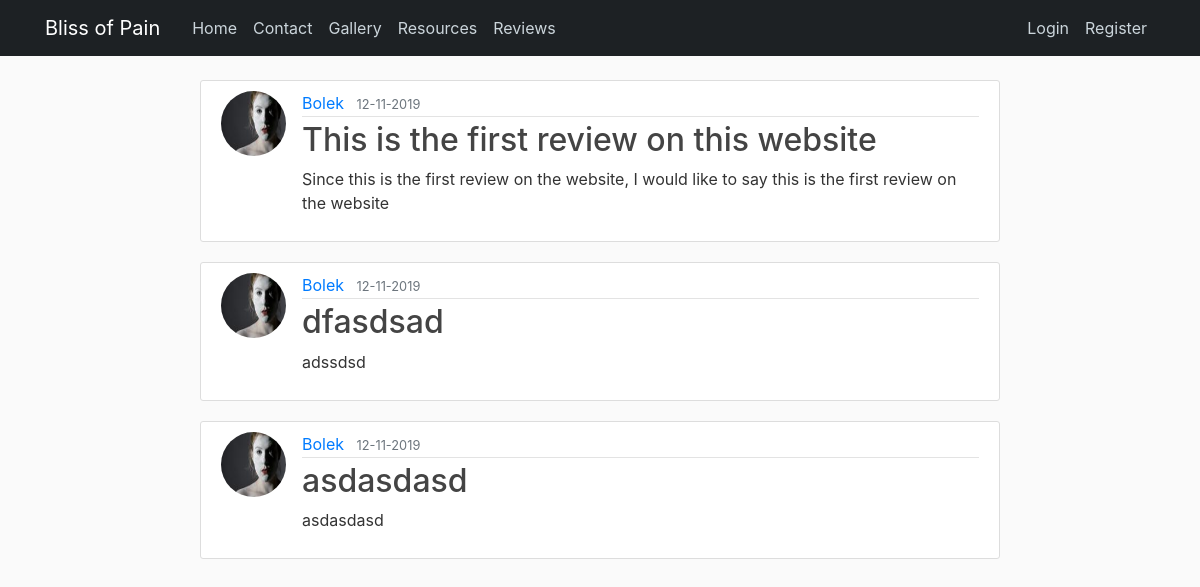
The page /review on the database as committed earlier.
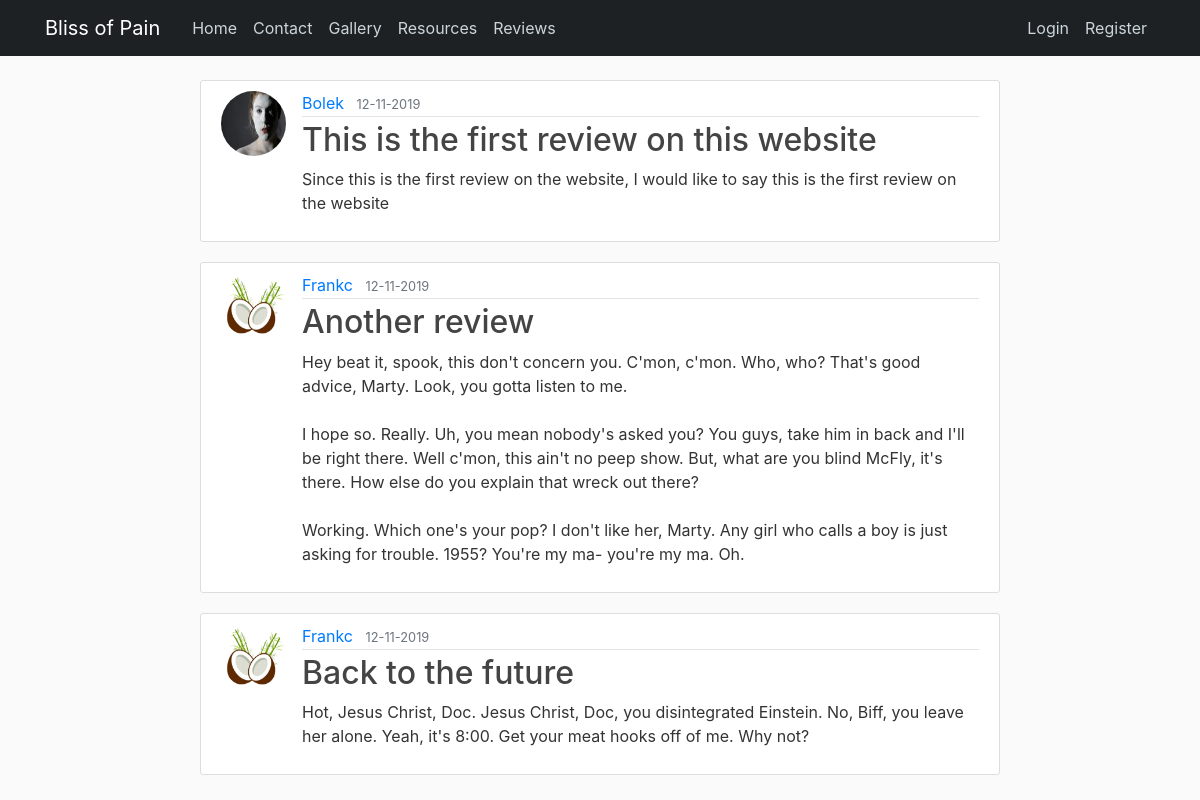
The same page on the database as committed later.
### bop/models.py (models this page shows, shortened)
class Post(db.Model):
    id = db.Column(db.Integer, primary_key=True)
    title = db.Column(db.String(100),nullable=False)
    date_posted = db.Column(db.DateTime,nullable=False, default=datetime.utcnow)
    content = db.Column(db.Text, nullable=False)
    user_id = db.Column(db.Integer, db.ForeignKey('user.id'), nullable=False)

class User(db.Model, UserMixin):
    id = db.Column(db.Integer, primary_key=True)
    username = db.Column(db.String(20), unique=True, nullable=False)
    email = db.Column(db.String(120), unique=True, nullable=False)
    image_file = db.Column(db.String(20), nullable=False, default='default.jpg')
    password = db.Column(db.String(60), nullable=False)
    posts = db.relationship('Post', backref='author', lazy=True)

### bop/routes.py (the view)
@app.route("/review")
def review():
    posts = Post.query.all()
    return render_template('review.html', title='Reviews', posts=posts)

### bop/templates/review.html (shortened to what this page needs)
{% extends "layout.html" %}
{% block content %}
    {% for post in posts %}
        <article class="media content-section">
          <img class="rounded-circle article-img" src="{{ url_for('static', filename='img/profile_pic/' + post.author.image_file) }}">
          <div class="media-body">
            <div class="article-metadata">
              <a class="mr-2" href="#">{{ post.author.username }}</a>
              <small class="text-muted">{{ post.date_posted.strftime('%d-%m-%Y') }}</small>
            </div>
            <h2><a class="article-title" href="{{ url_for('post', post_id=post.id) }}">{{ post.title }}</a></h2>
            <p class="article-content">{{ post.content }}</p>
          </div>
        </article>
    {% endfor %}
{% endblock content %}

### bop/templates/layout.html (shortened to what this page needs)
<!DOCTYPE html>
<html>
<head>
	<link rel="stylesheet" href="https://maxcdn.bootstrapcdn.com/bootstrap/4.0.0/css/bootstrap.min.css">
	 <link rel="stylesheet" type="text/css" href="{{ url_for('static', filename='css/main.css') }}">
</head>
<body>
	<header class="site-header">
		<nav class="navbar navbar-expand-md navbar-dark bg-steel fixed-top">
			<div class="container">
				<a class="navbar-brand mr-4" href="/">Bliss of Pain</a>
				<div class="collapse navbar-collapse" id="navbarToggle">
					<div class="navbar-nav mr-auto">
						<a class="nav-item nav-link" href="{{ url_for('home') }}">Home</a>
						<a class="nav-item nav-link" href="{{ url_for('contact') }}">Contact</a>
						<a class="nav-item nav-link" href="{{ url_for('gallery') }}">Gallery</a>
						<a class="nav-item nav-link" href="{{ url_for('resources') }}">Resources</a>
						<a class="nav-item nav-link" href="{{ url_for('review') }}">Reviews</a>
					</div>
					<div class="navbar-nav">
						{% if current_user.is_authenticated %}
							 <a class="nav-item nav-link" href="{{ url_for('account') }}">Account</a>
							 <a class="nav-item nav-link" href="{{ url_for('logout') }}">Logout</a>
						{% else %}
							<a class="nav-item nav-link" href="{{ url_for('login') }}">Login</a>
							<a class="nav-item nav-link" href="{{ url_for('register') }}">Register</a>
						{% endif %}
					</div>
				</div>
			</div>
		</nav>
	</header>
	<main role="main" class="container">
 		<div class="row">
			<div class="col-md-12">
				{% block content %}{% endblock %}
			</div>
		</div>
	</main>
</body>
</html>

### bop/static/css/main.css (style rules this page uses)
body { background: #fafafa; color: #333333; margin-top: 5rem; }
h1, h2, h3, h4, h5, h6 { color: #444444; }
.bg-steel { background-color: #1d2124; }
.site-header .navbar-nav .nav-link { color: #cbd5db; }
.content-section { background: #ffffff; padding: 10px 20px; border: 1px solid #dddddd; border-radius: 3px; margin-bottom: 20px; max-width: 800px; width: 100%; }
.col-md-12 { display: flex; flex-direction: column; justify-content: center; align-items: center; }
a.nav-item.nav-link { align-self: flex-start; }
.article-title { color: #444444; }
.article-content { white-space: pre-line; }
.article-img { height: 65px; width: 65px; margin-right: 16px; }
.article-metadata { padding-bottom: 1px; margin-bottom: 4px; border-bottom: 1px solid #e3e3e3 }

Rows that differ between the two databases and show on the page:
removed Post: image_file (picture), author.username "Bolek", date_posted "12-11-2019", title "dfasdsad", content "adssdsd"
removed Post: image_file (picture), author.username "Bolek", date_posted "12-11-2019", title "asdasdasd", content "asdasdasd"
added Post: image_file (picture), author.username "Frankc", date_posted "12-11-2019", title "Another review", content "Hey beat it, spook, this don't concern you. C'mon, c'mon. Who, who? That's good advice, Marty. Look, you gotta listen to me. I hope so. Really. Uh, you mean nobody's asked you? You guys, take him in back and I'll be right there. Well c'mon, this ain't no peep show. But, what are you blind McFly, it's there. How else do you explain that wreck out there? Working. Which one's your pop? I don't like her, Marty. Any girl who calls a boy is just asking for trouble. 1955? You're my ma- you're my ma. Oh."
added Post: image_file (picture), author.username "Frankc", date_posted "12-11-2019", title "Back to the future", content "Hot, Jesus Christ, Doc. Jesus Christ, Doc, you disintegrated Einstein. No, Biff, you leave her alone. Yeah, it's 8:00. Get your meat hooks off of me. Why not?"
